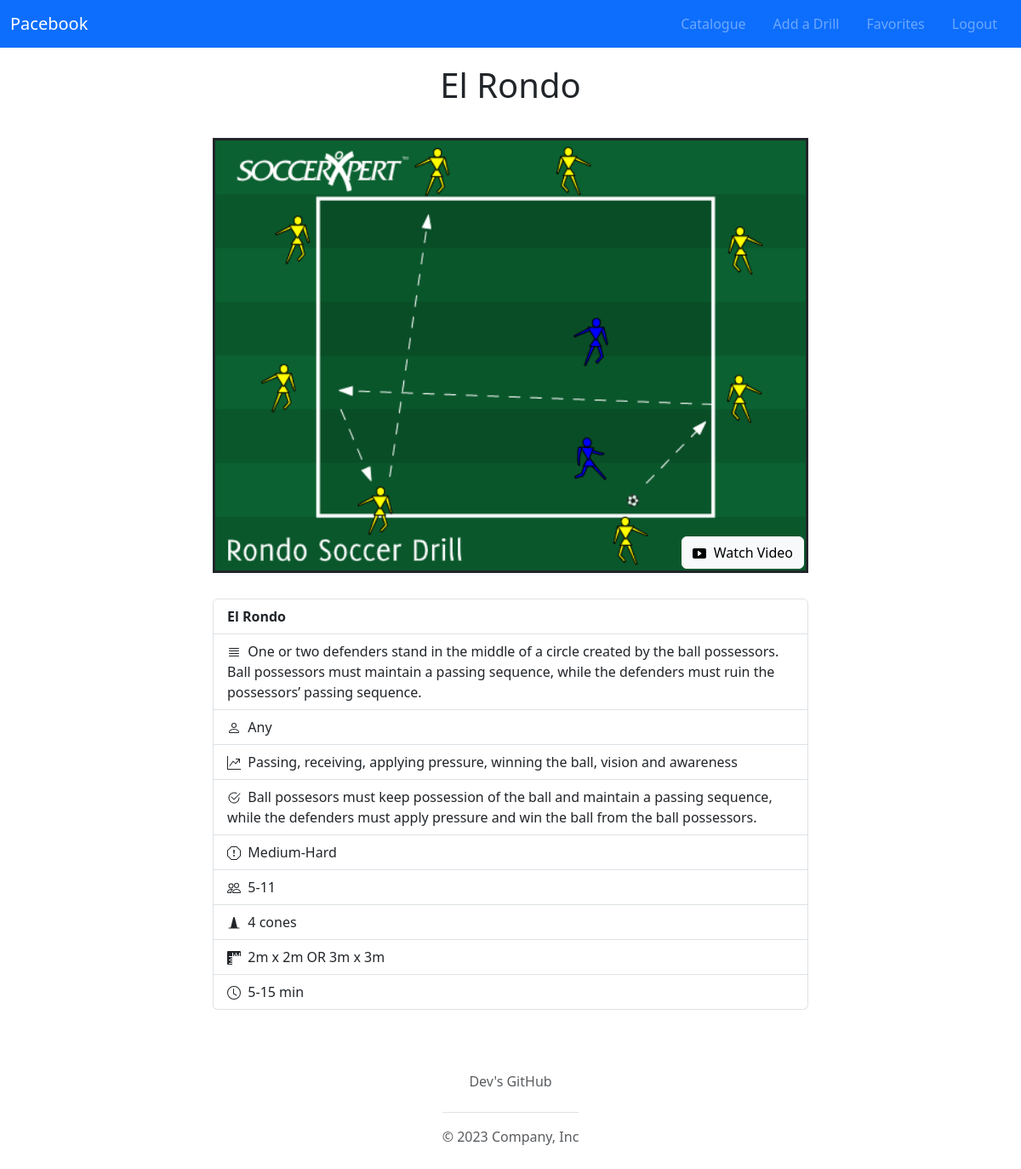
The app's page /fullview/3 (signed in) with its own data.
### tables this page shows
CREATE TABLE 'drills' ('id' INTEGER PRIMARY KEY AUTOINCREMENT NOT NULL,
name TEXT NOT NULL,
description TEXT NOT NULL,
position TEXT NOT NULL,
skill TEXT NOT NULL,
objective TEXT NOT NULL,
image_file_name TEXT NOT NULL,
difficulty TEXT NOT NULL,'video_file_name' TEXT NOT NULL,
number_of_players TEXT NOT NULL, 
equipment TEXT NOT NULL,'field_dimensions' TEXT NOT NULL,
duration TEXT NOT NULL
, 'username' TEXT NOT NULL DEFAULT 'Pacebook');

### app.py (the view)
@app.route("/fullview/<int:drill_id>")
def fullview(drill_id):
    if not session.get("user_id"):
        return redirect("/login")
    drills = db.execute("SELECT * FROM drills WHERE id == (?)", drill_id)
    drill = drills[0]
    return render_template("fullview.html", drill=drill)

### templates/fullview.html (shortened to what this page needs)
{% extends "layout.html" %}
{% block head %}
  <link rel="stylesheet" href="https://cdnjs.cloudflare.com/ajax/libs/magnific-popup.js/1.1.0/magnific-popup.min.css">
{% endblock %}
{% block main %}
<div class="container">
  <div class="container-sm">
    <h1 id="drill_name">{{ drill['name'] }}</h1>
  </div>
  <div class="drill-img-container">
    <img class="drill-img" src="{{ drill['image_file_name'] }}">
    {% if drill['video_file_name'] != 'None' %}
      <button type="button" id="yt-button" class="btn btn-light">
        <svg xmlns="http://www.w3.org/2000/svg" width="16" height="16" fill="currentColor" class="bi bi-play-btn-fill" viewBox="0 0 16 16">
          <path d="M0 12V4a2 2 0 0 1 2-2h12a2 2 0 0 1 2 2v8a2 2 0 0 1-2 2H2a2 2 0 0 1-2-2zm6.79-6.907A.5.5 0 0 0 6 5.5v5a.5.5 0 0 0 .79.407l3.5-2.5a.5.5 0 0 0 0-.814l-3.5-2.5z"/>
        </svg>
          <a class="popup-youtube no-style-link" href="{{ drill['video_file_name']}}">&nbsp;Watch Video</a>
      </button>
    {% endif %}
  </div>
  <ul id="drill-info" class="list-group">
    <li class="list-group-item" id="drill-info-name">
      {{ drill['name'] }}
    </li>
    <li class="list-group-item">
      <div class="icon-container">
      </div>
      &nbsp;{{ drill['description'] }}
    </li>
    <li class="list-group-item">
      <div class="icon-container">
      </div>
      &nbsp;{{ drill['position'] }}
    </li>
    <li class="list-group-item">
      <div class="icon-container">
      </div>
      &nbsp;{{ drill['skill'] }}
    </li>
    <li class="list-group-item">
      <div class="icon-container">
      </div>
      &nbsp;{{ drill['objective'] }}
    </li>
    <li class="list-group-item">
      <div class="icon-container">
      </div>
      &nbsp;{{ drill['difficulty'] }}
    </li>
    <li class="list-group-item">
      <div class="icon-container">
      </div>
      &nbsp;{{ drill['number_of_players'] }}
    </li>
    <li class="list-group-item">
      <div class="icon-container">
        <svg xmlns="http://www.w3.org/2000/svg" width="16" height="16" fill="currentColor" class="bi bi-cone" viewBox="0 0 16 16">
          <path d="M7.03 1.88c.252-1.01 1.688-1.01 1.94 0l2.905 11.62H14a.5.5 0 0 1 0 1H2a.5.5 0 0 1 0-1h2.125L7.03 1.88z"/>
        </svg>
      </div>
      &nbsp;{{ drill['equipment'] }}
    </li>
    <li class="list-group-item">
      <div class="icon-container">
        <svg xmlns="http://www.w3.org/2000/svg" width="16" height="16" fill="currentColor" class="bi bi-rulers" viewBox="0 0 16 16">
          <path d="M1 0a1 1 0 0 0-1 1v14a1 1 0 0 0 1 1h5v-1H2v-1h4v-1H4v-1h2v-1H2v-1h4V9H4V8h2V7H2V6h4V2h1v4h1V4h1v2h1V2h1v4h1V4h1v2h1V2h1v4h1V1a1 1 0 0 0-1-1H1z"/>
        </svg>
      </div>
      &nbsp;{{ drill['field_dimensions'] }}
    </li>
    <li class="list-group-item">
      <div class="icon-container">
        <svg xmlns="http://www.w3.org/2000/svg" width="16" height="16" fill="currentColor" class="bi bi-clock" viewBox="0 0 16 16">
          <path d="M8 3.5a.5.5 0 0 0-1 0V9a.5.5 0 0 0 .252.434l3.5 2a.5.5 0 0 0 .496-.868L8 8.71V3.5z"/>
          <path d="M8 16A8 8 0 1 0 8 0a8 8 0 0 0 0 16zm7-8A7 7 0 1 1 1 8a7 7 0 0 1 14 0z"/>
        </svg>
      </div>
      &nbsp;{{ drill['duration'] }}
    </li>
  </ul>
</div>
{% endblock %}

### static/styles.css (style rules this page uses)
.no-style-link { text-decoration: none; color: black; }
.drill-img { width: 700px; height: auto; border-style: solid; margin-bottom: 30px; }
#yt-button { position: absolute; bottom: 35px; right: 5px; }
.drill-img-container { position: relative; }
.container { display: flex; flex-direction: column; align-items: center; justify-content: center; }
#drill-info { width: 700px; }
.container-sm { width: 100%; display: flex; justify-content: center; margin-top: 20px; margin-bottom: 30px; }
#drill-info-name { font-weight: bold; }
.icon-container { position: relative; display: inline-block; }

### records on screen
drills: name "El Rondo", image_file_name (picture), description "One or two defenders stand in the middle of a circle created by the ball possessors. Ball possessors must maintain a passing sequence, while the defenders must ruin the possessors’ passing sequence.", position "Any", skill "Passing, receiving, applying pressure, winning the ball, vision and awareness", objective "Ball possesors must keep possession of the ball and maintain a passing sequence, while the defenders must apply pressure and win the ball from the ball possessors.", difficulty "Medium-Hard", number_of_players "5-11", equipment "4 cones", field_dimensions "2m x 2m OR 3m x 3m", duration "5-15 min"
